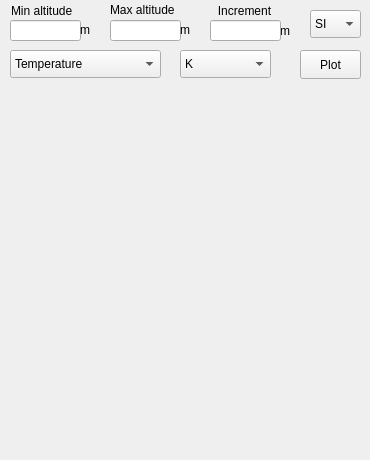
    <widget class="QWidget" name="tab_3">
     <attribute name="title">
      <string>STD Atmo Plot</string>
     </attribute>
     <widget class="QCustomPlot" name="PlottingWidget" native="true">
      <property name="geometry">
       <rect>
        <x>10</x>
        <y>90</y>
        <width>341</width>
        <height>361</height>
       </rect>
      </property>
     </widget>
     <widget class="QLineEdit" name="AltitudeMinInp">
      <property name="geometry">
       <rect>
        <x>10</x>
        <y>20</y>
        <width>71</width>
        <height>21</height>
       </rect>
      </property>
     </widget>
     <widget class="QLineEdit" name="AltitudeMaxInp">
      <property name="geometry">
       <rect>
        <x>110</x>
        <y>20</y>
        <width>71</width>
        <height>21</height>
       </rect>
      </property>
     </widget>
     <widget class="QComboBox" name="UnitTypePlot">
      <property name="geometry">
       <rect>
        <x>10</x>
        <y>50</y>
        <width>151</width>
        <height>28</height>
       </rect>
      </property>
      <item>
       <property name="text">
        <string>Temperature</string>
       </property>
      </item>
      <item>
       <property name="text">
        <string>Pressure</string>
       </property>
      </item>
      <item>
       <property name="text">
        <string>Density</string>
       </property>
      </item>
      <item>
       <property name="text">
        <string>Speed of sound</string>
       </property>
      </item>
      <item>
       <property name="text">
        <string>Dynamic viscosity</string>
       </property>
      </item>
      <item>
       <property name="text">
        <string>Acceleration of gravity</string>
       </property>
      </item>
     </widget>
     <widget class="QLabel" name="minAltUnit">
      <property name="geometry">
       <rect>
        <x>80</x>
        <y>20</y>
        <width>16</width>
        <height>20</height>
       </rect>
      </property>
      <property name="text">
       <string>m</string>
      </property>
     </widget>
     <widget class="QLabel" name="label_10">
      <property name="geometry">
       <rect>
        <x>11</x>
        <y>1</y>
        <width>80</width>
        <height>20</height>
       </rect>
      </property>
      <property name="text">
       <string>Min altitude</string>
      </property>
     </widget>
     <widget class="QLabel" name="label_11">
      <property name="geometry">
       <rect>
        <x>110</x>
        <y>0</y>
        <width>83</width>
        <height>20</height>
       </rect>
      </property>
      <property name="text">
       <string>Max altitude</string>
      </property>
     </widget>
     <widget class="QLabel" name="maxAltUnit">
      <property name="geometry">
       <rect>
        <x>180</x>
        <y>20</y>
        <width>16</width>
        <height>20</height>
       </rect>
      </property>
      <property name="text">
       <string>m</string>
      </property>
     </widget>
     <widget class="QLabel" name="label_12">
      <property name="geometry">
       <rect>
        <x>200</x>
        <y>-10</y>
        <width>89</width>
        <height>41</height>
       </rect>
      </property>
      <property name="text">
       <string>Increment</string>
      </property>
      <property name="alignment">
       <set>Qt::AlignmentFlag::AlignCenter</set>
      </property>
     </widget>
     <widget class="QLabel" name="dAltUnit">
      <property name="geometry">
       <rect>
        <x>280</x>
        <y>20</y>
        <width>20</width>
        <height>21</height>
       </rect>
      </property>
      <property name="text">
       <string>m</string>
      </property>
     </widget>
     <widget class="QComboBox" name="UnitPlot">
      <property name="geometry">
       <rect>
        <x>180</x>
        <y>50</y>
        <width>91</width>
        <height>28</height>
       </rect>
      </property>
      <item>
       <property name="text">
        <string>K</string>
       </property>
      </item>
      <item>
       <property name="text">
        <string>°C</string>
       </property>
      </item>
     </widget>
     <widget class="QLineEdit" name="DAltInp">
      <property name="geometry">
       <rect>
        <x>210</x>
        <y>20</y>
        <width>71</width>
        <height>21</height>
       </rect>
      </property>
     </widget>
     <widget class="QComboBox" name="UnitSetup">
      <property name="geometry">
       <rect>
        <x>310</x>
        <y>10</y>
        <width>51</width>
        <height>28</height>
       </rect>
      </property>
      <item>
       <property name="text">
        <string>SI</string>
       </property>
      </item>
      <item>
       <property name="text">
        <string>US</string>
       </property>
      </item>
     </widget>
     <widget class="QPushButton" name="Plot_graph">
      <property name="geometry">
       <rect>
        <x>300</x>
        <y>50</y>
        <width>61</width>
        <height>29</height>
       </rect>
      </property>
      <property name="text">
       <string>Plot</string>
      </property>
     </widget>
    </widget>
